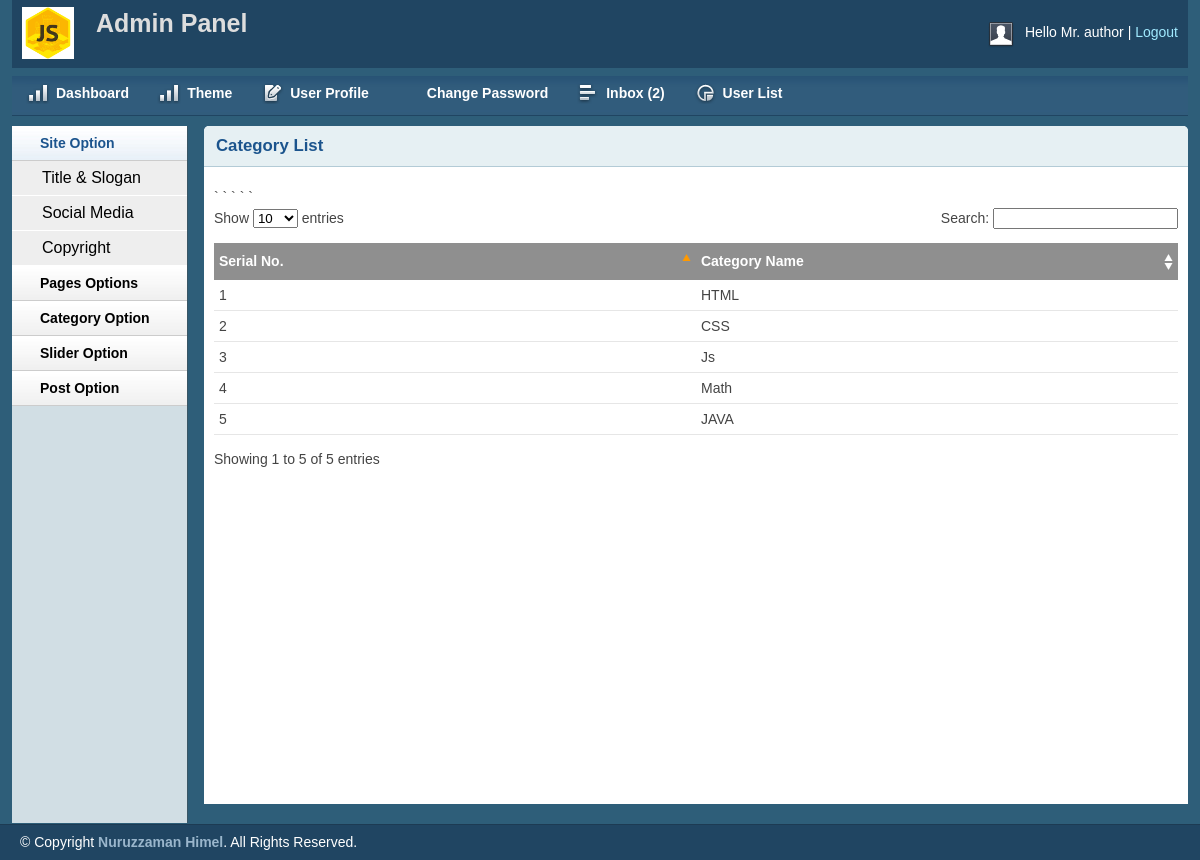
Screenshot of /admin/catlist.php (signed in) with the database file from the repository.
### tables this page shows
CREATE TABLE `title_slogan` (
  `id` int(11) NOT NULL,
  `title` varchar(255) NOT NULL,
  `des` varchar(255) NOT NULL,
  `logo` varchar(255) NOT NULL
);

CREATE TABLE `tbl_user` (
  `id` int(11) NOT NULL,
  `name` varchar(255) NOT NULL,
  `username` varchar(100) NOT NULL,
  `password` varchar(100) NOT NULL,
  `email` varchar(255) NOT NULL,
  `des` text NOT NULL,
  `role` int(11) NOT NULL
);

CREATE TABLE `tbl_catagory` (
  `id` int(11) NOT NULL,
  `name` varchar(60) NOT NULL
);

### lib/Database.php (called while the page is built, shortened)
<?php
Class Database{
	public $host   = DB_HOST;
	public $user   = DB_USER;
	public $pass   = DB_PASS;
	public $dbname = DB_NAME;
	public $conn;
	public function connection()
	{
		$this->conn = new mysqli($this->host,$this->user,$this->pass,$this->dbname);
	}
	public function select($query)
	{
		$result = $this->conn->query($query);
			if($result->num_rows > 0)
			{
				return $result;
			}
			else{
				return false;
			}
	}
}

### admin/lib/Session.php (called while the page is built, shortened)
<?php
	class Session
	{
		public static function sess_get($k)
		{
			if(isset($_SESSION[$k]))
			{
				return $_SESSION[$k];
			}else{
				return FALSE;
			}
		}
	}
?>

### admin/catlist.php (the view, shortened to what this page needs)
<?php include("inc/header.php") ?>
<?php include("inc/sidebar.php") ?>
        <div class="grid_10">
            <div class="box round first grid">
                <h2>Category List</h2>
                <div class="block">
                    <table class="data display datatable" id="example">
					<thead>
						<tr>
					<?php
                    if(Session::sess_get("userRole") == '0' OR Session::sess_get("userRole") == '2')
                        {
            		?>
							<th >Serial No.</th>
							<th >Category Name</th>
							<th>Action</th>
            		<?php }else{ ?>
							<th width="50%">Serial No.</th>
							<th  width="50%">Category Name</th>
					<?php } ?>
						</tr>
					</thead>
					<tbody>
					<?php
						$query = "SELECT * FROM tbl_catagory ORDER BY id";
						$result = $db->select($query);
						if(isset($result))
						{
							$i = 0;
							while($value = $result->fetch_assoc())
							{
								$i++;
						?>
						<tr class="odd gradeX">
						<?php
		                if(Session::sess_get("userRole") == '0' OR Session::sess_get("userRole") == '2')
		                    {
		        		?>
							<td><?php echo $i; ?></td>
							<td><?php echo $value['name']; ?></td>
							<td>
								<a href="editCat.php?catId=<?php echo $value['id'];?>">Edit</a>
								 ||
								 <a href="?dltId=<?php echo base64_encode($value['id']);?>" onclick="return confirm('Are You Sure ??')">Delete</a>
							</td>
					<?php }else{
						?>
						<td><?php echo $i; ?></td>
						<td><?php echo $value['name']; ?></td>
	`				<?php 	} ?>
						</tr>
						<?php
							}
						}
						else{
							echo "<span ><p class='error'>Category Not Available !!! </p> </span>";
						}
						?>
					</tbody>
				</table>
               </div>
            </div>
        </div>
 <?php include("inc/footer.php") ?>

### admin/inc/header.php (shortened to what this page needs)
<?php
    include("lib/Session.php");
    $userId = Session::sess_get("userId");
    $userRole = Session::sess_get("userRole");
?>
<?php include("../lib/Database.php");  ?>
<?php
    $db = new Database();
?>
<!DOCTYPE html>
<html>
<head>
    <link rel="stylesheet" type="text/css" href="css/reset.css" media="screen" />
    <link rel="stylesheet" type="text/css" href="css/text.css" media="screen" />
    <link rel="stylesheet" type="text/css" href="css/grid.css" media="screen" />
    <link rel="stylesheet" type="text/css" href="css/layout.css" media="screen" />
    <link rel="stylesheet" type="text/css" href="css/nav.css" media="screen" />
    <link href="css/table/demo_page.css" rel="stylesheet" type="text/css" />
</head>
<body>
    <div class="container_12">
        <div class="grid_12 header-repeat">
            <div id="branding">
                <div class="floatleft logo">
                    <?php
            $query = "SELECT * FROM title_slogan WHERE id = 1";
            $rsltHeader = $db->select($query);
            while ($value = mysqli_fetch_array($rsltHeader))
            {
        ?>
            <img src="uploads/logo/<?php echo $value['logo']; ?>" alt="logo image" >
    <?php } ?>
				</div>
				<div class="floatleft middle">
					<h1><b>A</b>dmin Panel</h1>
				</div>
                <div class="floatright">
                    <div class="floatleft">
                        <img src="img/img-profile.jpg" alt="Profile Pic" /></div>
                    <div class="floatleft marginleft10">
                        <ul class="inline-ul floatleft">
                            <li>Hello
                    <?php
                    $query = "SELECT * FROM  tbl_user WHERE id = ".$userId." AND role = ".$userRole." " ;
                        $userRes = $db->select($query);
                        if($userRes)
                        {
                            $value = $userRes->fetch_assoc();
                            echo $value['name'];
                        }
                    ?>
                            </li>
                            <li><a href="?action=logout">Logout</a></li>
                        </ul>
                    </div>
                </div>
            </div>
        </div>
        <div class="grid_12">
            <ul class="nav main">
                <li class="ic-dashboard"><a href="index.php"><span>Dashboard</span></a> </li>
                <li class="ic-dashboard"><a href="theme.php"><span>Theme</span></a> </li>
                <li class="ic-form-style"><a href="userprofile.php"><span>User Profile</span></a></li>
				<li class="ic-typography"><a href="changepassword.php"><span>Change Password</span></a></li>
				<li class="ic-grid-tables"><a href="inbox.php"><span>Inbox
    <?php
                $query = "SELECT * FROM tbl_contuct WHERE status='0'" ;
                $result = $db->select($query);
                if($result)
                {
                    $count = $result->num_rows;
                    echo "(".$count.")";
                }else{
                    echo "(0)";
                }
    ?>
                </span></a></li>
                <li class="ic-charts"><a href="userlist.php"><span>User List</span></a></li>
            </ul>
        </div>

### admin/css/layout.css (style rules this page uses)
body { background: #fff none repeat scroll 0 0; color: #444; font-size: 14px; padding: 0; }
.floatleft { float:left; }
.logo img { margin-top: -15px; width: 52px; }
.middle { margin-left: 22px; margin-top: -14px; }
.middle h1 { color:#ddd;margin:0 }
.floatright { float:right; }
.inline-ul li { display:inline; color:#fff; }
.marginleft10 { margin-left:10px; }
a { color: #000; font-weight:bold; text-decoration: none; }
.container_12, .container_16 { background:#2E5E79; }
h1, h2, h3, h4, h5, h6 { line-height:1.2em; margin-bottom:.3em; }
h2 { margin-top:1em; }
#branding { font-weight: normal; margin-bottom: 0; padding: 22px 10px 3px; text-align: left; }
.header-repeat { background:url(../img/header-repeat.jpg) repeat-x; }
#branding a { color:#A1EAFF; font-weight:normal; }
#branding a:before { content:" | "; color:#fff; }
#branding ul, #branding ul li { margin:0px; padding:0px; }
#branding li { padding:0px 0px 0px 0px !important; }
.box { background:#fff; margin-bottom:20px; padding:10px 10px 10px 10px; margin-left:-8px; }
.box.grid { padding-bottom:40px; }
.box.round { -moz-border-radius: 5px 5px 0px 0px; -webkit-border-radius: 5px 5px 0px 0px; border-radius: 5px 5px 0px 0px; }
.box h2 { font-size:1.2em; font-weight:bold; color:#1B548D; background:#E6F0F3; margin:-10px -10px 0 -10px; padding:10px 12px; border-bottom:1px solid #B3CBD6; -moz-border-radius: 5px 5px 0px 0px; -webkit-border-radius: 5px 5px 0px 0px; border-radius: 5px 5px 0px 0px; }
.box.first { min-height: 628px; }
.block { padding-top:20px; }
ul, ol { padding-top:0; }
.block { padding-bottom:1px; }
table.display { margin: 0 auto; clear: both; width: 100%; }
.sorting_asc { background: #8f8f8f url(../img/table/sort_asc.png) no-repeat center right; padding:8px 5px; text-align:left; color:#fff; }
.sorting { background:#8f8f8f url(../img/table/sort_both.png) no-repeat center right; padding:8px 5px; text-align:left; color:#fff; }
tr.odd { height: 30px; line-height: 30px; border-bottom:1px solid #e6e6e6; }
tr.even { height: 30px; line-height: 30px; border-bottom:1px solid #e6e6e6; }
tr.odd td, tr.even td { padding-left:5px; }

### rows the page displays
title_slogan: logo (picture)
tbl_user: name "Mr. author"
tbl_catagory: name "HTML"
tbl_catagory: name "CSS"
tbl_catagory: name "Js"
tbl_catagory: name "Math"
tbl_catagory: name "JAVA"

### other values shown
$count "2"
